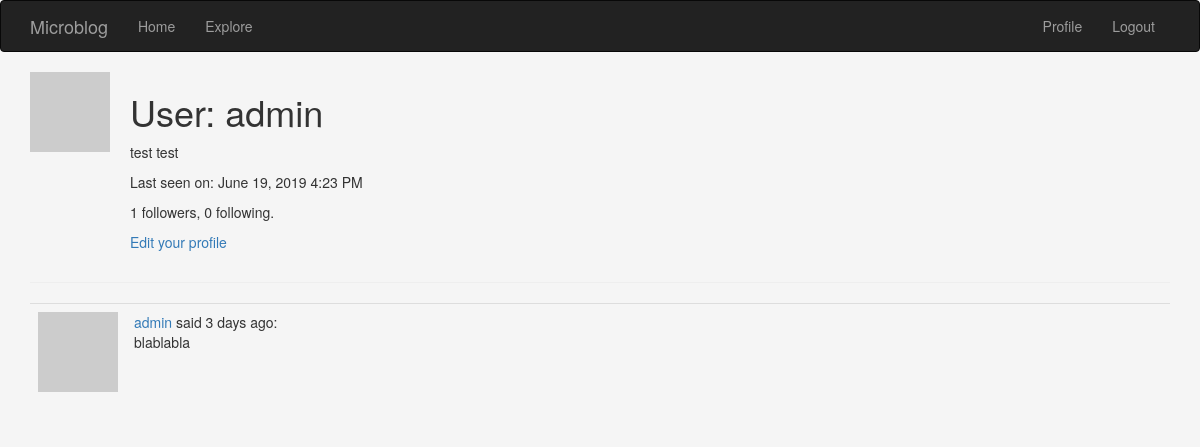
The app's page /user/admin (signed in) with its own data.
### server/models.py (models this page shows, shortened)
class User(UserMixin, db.Model):
    id = db.Column(db.Integer, primary_key=True)
    username = db.Column(db.String(64), index=True, unique=True, nullable=False)
    email = db.Column(db.String(128), index=True, unique=True, nullable=False)
    password_hash = db.Column(db.String(128), nullable=False)
    posts = db.relationship('Post', backref='author', lazy='dynamic') # 'Post'= reference to a class not yet created
    about_me = db.Column(db.String(256), nullable=True)
    last_seen  =db.Column(db.DateTime, default=datetime.utcnow)
    followed = db.relationship(
        'User', secondary=followers,
        primaryjoin=(followers.c.follower_id == id),
        secondaryjoin=(followers.c.followed_id == id),
        backref=db.backref('followers', lazy='dynamic'), lazy='dynamic')
    def avatar(self,size):
        digest = md5(self.email.lower().encode('utf-8')).hexdigest()
        return  f'https://www.gravatar.com/avatar/{digest}?d=identicon&s={size}'

class Post(db.Model):
    id = db.Column(db.Integer, primary_key=True)
    body = db.Column(db.String(140), nullable=False)
    timestamp = db.Column(db.DateTime, index=True, default=datetime.utcnow)
    user_id = db.Column(db.Integer, db.ForeignKey('user.id'),nullable=False)

### server/routes.py (the view)
@app.route('/user/<username>')
@login_required
def user(username):
    user = User.query.filter_by(username = username).first_or_404()
    posts = current_user.posts
    return render_template('user.html',posts = posts , user =user)

### server/models.py (called while the page is built)
@login.user_loader
def load_user(id):
    return User.query.get(int(id))

### server/routes.py (called while the page is built)
@app.before_request
def before_request():
    if current_user.is_authenticated:
        current_user.last_seen = datetime.utcnow()
        db.session.commit()

### templates/user.html (shortened to what this page needs)
{% extends "navbar.html" %}
{% block app_content %}
    <table>
        <tr valign="top">
            <td style="padding-right: 20px"><img src="{{ user.avatar(128) }}"></td>
            <td>
                <h1>User: {{ user.username }}</h1>
                {% if user.about_me %}<p>{{ user.about_me }}</p>{% endif %}
                {% if user.last_seen %}<p>Last seen on: {{ moment(user.last_seen).format('LLL') }}</p>{% endif %}
                <p>{{ user.followers.count() }} followers, {{ user.followed.count() }} following.</p>
                {% if user == current_user %}
                    <p><a href="{{ url_for('edit_profile') }}">Edit your profile</a></p>
                {% elif not current_user.is_following(user) %}
                    <p><a href="{{ url_for('follow', username=user.username) }}">Follow</a></p>
                {% else %}
                    <p><a href="{{ url_for('unfollow', username=user.username) }}">Unfollow</a></p>
                {% endif %}
            </td>
        </tr>
    </table>
    <hr>
    {% for post in posts %}
        {% include '_post.html' %}
    {% endfor %}
{% endblock %}

### templates/_post.html
  <table class="table table-hover">
        <tr>
            <td width="70px">
                <a class="text-danger", href="{{ url_for('user', username=post.author.username) }}">
                    <img src="{{ post.author.avatar(70) }}" />
                </a>
            </td>
            <td>
                <a  href="{{ url_for('user', username=post.author.username) }}">
                    {{ post.author.username }}
                </a>
                said {{ moment(post.timestamp).fromNow() }}:
                <br>
                {{ post.body }}
            </td>
        </tr>
    </table>

### templates/navbar.html (style rules this page uses)
body { background: whitesmoke !important; }

### records on screen
User: username "admin", about_me "test test", last_seen "June 19, 2019 4:23 PM"
Post: author.username "admin", timestamp "3 days ago", body "blablabla"

### other values on screen
{{ user.followers.count() }} "1"
{{ user.followed.count() }} "0"
